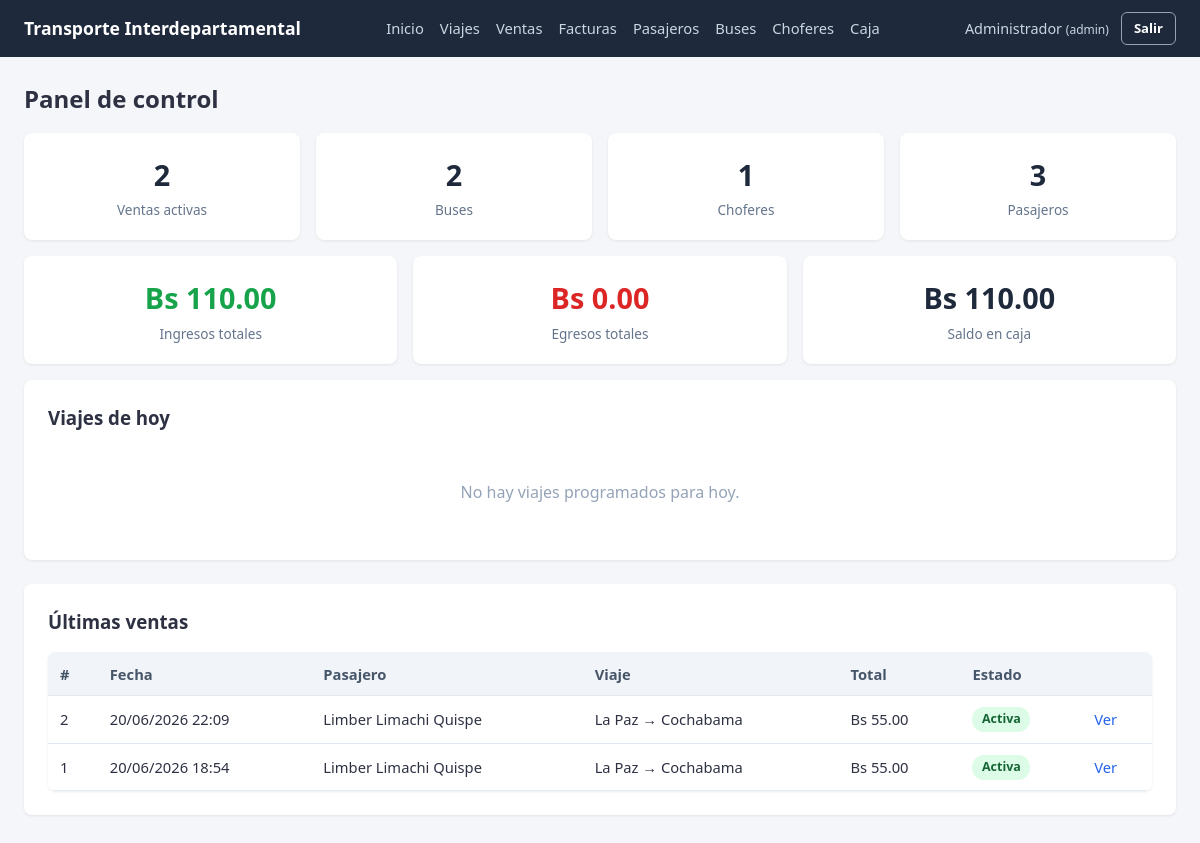
/dashboard/ (signed in), run on the app's committed database.
### app/models/venta.py (models this page shows, shortened)
class Venta(db.Model):
    __tablename__ = "venta"
    id_venta = db.Column(db.Integer, primary_key=True, autoincrement=True)
    fecha_venta = db.Column(db.DateTime, nullable=False, default=datetime.now)
    id_pasajero = db.Column(db.Integer, db.ForeignKey("pasajero.id_pasajero"), nullable=False)
    id_viaje = db.Column(db.Integer, db.ForeignKey("viaje.id_viaje"), nullable=False)
    id_usuario = db.Column(db.Integer, db.ForeignKey("usuario.id_usuario"), nullable=False)
    monto = db.Column(db.Numeric(10, 2), nullable=False, default=0)       # total a pagar (suma de detalles activos)
    monto_pagado = db.Column(db.Numeric(10, 2), nullable=False, default=0)  # con cuánto pagó el cliente
    cambio = db.Column(db.Numeric(10, 2), nullable=False, default=0)       # vuelto entregado
    estado = db.Column(db.String(20), nullable=False, default="activa")  # activa | rebajada | anulada
    detalles = db.relationship("VentaDetalle", backref="venta", cascade="all, delete-orphan")
    factura = db.relationship("Factura", backref="venta", uselist=False, cascade="all, delete-orphan")
    usuario = db.relationship("Usuario")

### app/models/pasajero.py (models this page shows, shortened)
class Pasajero(db.Model):
    __tablename__ = "pasajero"
    id_pasajero = db.Column(db.Integer, primary_key=True, autoincrement=True)
    ci = db.Column(db.String(20), nullable=False, unique=True)
    nombres = db.Column(db.String(100), nullable=False)
    apellidos = db.Column(db.String(100), nullable=False)
    telefono = db.Column(db.String(20))
    ventas = db.relationship("Venta", backref="pasajero")
    @property
    def nombre_completo(self):
        return f"{self.nombres} {self.apellidos}"

### app/models/viaje.py (models this page shows, shortened)
class Viaje(db.Model):
    __tablename__ = "viaje"
    id_viaje = db.Column(db.Integer, primary_key=True, autoincrement=True)
    origen = db.Column(db.String(100), nullable=False)
    destino = db.Column(db.String(100), nullable=False)
    fecha_viaje = db.Column(db.Date, nullable=False)
    hora_salida = db.Column(db.Time, nullable=False)
    precio = db.Column(db.Numeric(10, 2), nullable=False, default=0)
    id_bus = db.Column(db.Integer, db.ForeignKey("bus.id_bus"), nullable=False)
    id_chofer = db.Column(db.Integer, db.ForeignKey("chofer.id_chofer"), nullable=False)
    estado = db.Column(db.String(20), nullable=False, default="programado")  # programado | finalizado | cancelado
    viaje_asientos = db.relationship("ViajeAsiento", backref="viaje", cascade="all, delete-orphan")
    ventas = db.relationship("Venta", backref="viaje")

### app/routes/dashboard.py (the view)
@dashboard_bp.route("/")
@login_required
def index():
    viajes_hoy = Viaje.query.filter_by(fecha_viaje=date.today()).order_by(Viaje.hora_salida).all()
    total_ventas_activas = Venta.query.filter(Venta.estado != "anulada").count()
    total_buses = Bus.query.count()
    total_choferes = Chofer.query.count()
    total_pasajeros = Pasajero.query.count()
    balance = caja_service.calcular_balance()
    ultimas_ventas = Venta.query.order_by(Venta.id_venta.desc()).limit(5).all()
    return render_template(
        "dashboard/index.html",
        viajes_hoy=viajes_hoy,
        total_ventas_activas=total_ventas_activas,
        total_buses=total_buses,
        total_choferes=total_choferes,
        total_pasajeros=total_pasajeros,
        balance=balance,
        ultimas_ventas=ultimas_ventas,
    )

### app/services/caja_service.py (called while the page is built)
def listar_movimientos():
    return MovimientoCaja.query.order_by(MovimientoCaja.id_movimiento.desc()).all()

def calcular_balance():
    movimientos = listar_movimientos()
    total_ingresos = sum((Decimal(str(m.monto)) for m in movimientos if m.tipo == "ingreso"), start=Decimal("0"))
    total_egresos = sum((Decimal(str(m.monto)) for m in movimientos if m.tipo == "egreso"), start=Decimal("0"))
    return {
        "ingresos": total_ingresos,
        "egresos": total_egresos,
        "saldo": total_ingresos - total_egresos,
    }

### app/utils/auth.py (called while the page is built)
def login_required(view_func):
    @wraps(view_func)
    def wrapper(*args, **kwargs):
        if "id_usuario" not in session:
            flash("Debes iniciar sesión para continuar.", "warning")
            return redirect(url_for("auth.login"))
        return view_func(*args, **kwargs)
    return wrapper

### templates/dashboard/index.html (shortened to what this page needs)
{% extends "base.html" %}
{% block content %}
<h2 class="mb-2">Panel de control</h2>
<div class="grid grid-4 mb-2">
    <div class="stat-box">
        <div class="stat-value">{{ total_ventas_activas }}</div>
        <div class="stat-label">Ventas activas</div>
    </div>
    <div class="stat-box">
        <div class="stat-value">{{ total_buses }}</div>
        <div class="stat-label">Buses</div>
    </div>
    <div class="stat-box">
        <div class="stat-value">{{ total_choferes }}</div>
        <div class="stat-label">Choferes</div>
    </div>
    <div class="stat-box">
        <div class="stat-value">{{ total_pasajeros }}</div>
        <div class="stat-label">Pasajeros</div>
    </div>
</div>
<div class="grid grid-3 mb-2">
    <div class="stat-box positive">
        <div class="stat-value">Bs {{ "%.2f"|format(balance.ingresos) }}</div>
        <div class="stat-label">Ingresos totales</div>
    </div>
    <div class="stat-box negative">
        <div class="stat-value">Bs {{ "%.2f"|format(balance.egresos) }}</div>
        <div class="stat-label">Egresos totales</div>
    </div>
    <div class="stat-box">
        <div class="stat-value">Bs {{ "%.2f"|format(balance.saldo) }}</div>
        <div class="stat-label">Saldo en caja</div>
    </div>
</div>
<div class="card">
    <h3>Viajes de hoy</h3>
    {% if viajes_hoy %}
    <div class="table-wrapper">
        <table>
            <thead>
                <tr>
                    <th>Hora</th>
                    <th>Origen</th>
                    <th>Destino</th>
                    <th>Bus</th>
                    <th>Chofer</th>
                    <th>Asientos</th>
                    <th>Estado</th>
                </tr>
            </thead>
            <tbody>
                {% for v in viajes_hoy %}
                <tr>
                    <td>{{ v.hora_salida.strftime("%H:%M") }}</td>
                    <td>{{ v.origen }}</td>
                    <td>{{ v.destino }}</td>
                    <td>{{ v.bus.placa }}</td>
                    <td>{{ v.chofer.nombre_completo }}</td>
                    <td>{{ v.asientos_disponibles }} / {{ v.viaje_asientos|length }}</td>
                    <td><span class="badge badge-blue">{{ v.estado }}</span></td>
                </tr>
                {% endfor %}
            </tbody>
        </table>
    </div>
    {% else %}
    <p class="empty-state">No hay viajes programados para hoy.</p>
    {% endif %}
</div>
<div class="card">
    <h3>Últimas ventas</h3>
    {% if ultimas_ventas %}
    <div class="table-wrapper">
        <table>
            <thead>
                <tr>
                    <th>#</th>
                    <th>Fecha</th>
                    <th>Pasajero</th>
                    <th>Viaje</th>
                    <th>Total</th>
                    <th>Estado</th>
                    <th></th>
                </tr>
            </thead>
            <tbody>
                {% for venta in ultimas_ventas %}
                <tr>
                    <td>{{ venta.id_venta }}</td>
                    <td>{{ venta.fecha_venta.strftime("%d/%m/%Y %H:%M") }}</td>
                    <td>{{ venta.pasajero.nombre_completo }}</td>
                    <td>{{ venta.viaje.origen }} → {{ venta.viaje.destino }}</td>
                    <td>Bs {{ "%.2f"|format(venta.monto) }}</td>
                    <td>
                        {% if venta.estado == "activa" %}
                        <span class="badge badge-success">Activa</span>
                        {% elif venta.estado == "rebajada" %}
                        <span class="badge badge-warning">Rebajada</span>
                        {% else %}
                        <span class="badge badge-danger">Anulada</span>
                        {% endif %}
                    </td>
                    <td><a href="{{ url_for('ventas.detalle', id_venta=venta.id_venta) }}">Ver</a></td>
                </tr>
                {% endfor %}
            </tbody>
        </table>
    </div>
    {% else %}
    <p class="empty-state">Aún no hay ventas registradas.</p>
    {% endif %}
</div>
{% endblock %}

### static/css/style.css (style rules this page uses)
* { box-sizing: border-box; margin: 0; padding: 0; }
body { font-family: 'Segoe UI', Tahoma, Geneva, Verdana, sans-serif; background-color: #f4f6f9; color: #2d3142; line-height: 1.5; }
a { color: #2563eb; text-decoration: none; }
.card { background: #fff; border-radius: 8px; box-shadow: 0 1px 3px rgba(0,0,0,0.08); padding: 1.5rem; margin-bottom: 1.5rem; }
.card h2, .card h3 { margin-bottom: 1rem; }
.grid { display: grid; gap: 1rem; }
.grid-3 { grid-template-columns: repeat(auto-fit, minmax(180px, 1fr)); }
.grid-4 { grid-template-columns: repeat(auto-fit, minmax(160px, 1fr)); }
.stat-box { background: #fff; border-radius: 8px; box-shadow: 0 1px 3px rgba(0,0,0,0.08); padding: 1.25rem; text-align: center; }
.stat-box .stat-value { font-size: 1.8rem; font-weight: bold; color: #1e293b; }
.stat-box .stat-label { color: #64748b; font-size: 0.85rem; margin-top: 0.25rem; }
.stat-box.positive .stat-value { color: #16a34a; }
.stat-box.negative .stat-value { color: #dc2626; }
table { width: 100%; border-collapse: collapse; background: #fff; }
th, td { text-align: left; padding: 0.65rem 0.75rem; border-bottom: 1px solid #e2e8f0; font-size: 0.92rem; }
th { background-color: #f1f5f9; font-weight: 600; color: #475569; }
.table-wrapper { overflow-x: auto; border-radius: 8px; box-shadow: 0 1px 3px rgba(0,0,0,0.08); }
.table-wrapper table { box-shadow: none; margin: 0; }
.badge { display: inline-block; padding: 0.2rem 0.6rem; border-radius: 12px; font-size: 0.78rem; font-weight: 600; }
.badge-success { background-color: #dcfce7; color: #166534; }
.mb-2 { margin-bottom: 1rem; }
.empty-state { text-align: center; padding: 2rem; color: #94a3b8; }

### data on the page
Venta: id_venta "2", fecha_venta "20/06/2026 22:09", pasajero.nombre_completo "Limber Limachi Quispe", viaje.origen "La Paz", viaje.destino "Cochabama", monto "55.00", estado "Activa"
Venta: id_venta "1", fecha_venta "20/06/2026 18:54", pasajero.nombre_completo "Limber Limachi Quispe", viaje.origen "La Paz", viaje.destino "Cochabama", monto "55.00", estado "Activa"

### other printed values
{{ session.nombre }} "Administrador"
{{ session.rol }} "admin"
{{ total_ventas_activas }} "2"
{{ total_buses }} "2"
{{ total_choferes }} "1"
{{ total_pasajeros }} "3"
{{ "%.2f"|format(balance.ingresos) }} "110.00"
{{ "%.2f"|format(balance.egresos) }} "0.00"
{{ "%.2f"|format(balance.saldo) }} "110.00"
